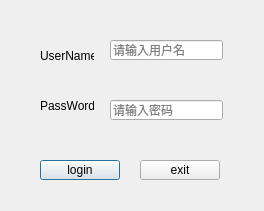
<?xml version="1.0" encoding="UTF-8"?>
<ui version="4.0">
 <class>LoginDlg</class>
 <widget class="QDialog" name="LoginDlg">
  <property name="geometry">
   <rect>
    <x>0</x>
    <y>0</y>
    <width>264</width>
    <height>211</height>
   </rect>
  </property>
  <property name="windowTitle">
   <string>Dialog</string>
  </property>
  <widget class="QPushButton" name="loginPushBtn">
   <property name="geometry">
    <rect>
     <x>40</x>
     <y>160</y>
     <width>80</width>
     <height>20</height>
    </rect>
   </property>
   <property name="text">
    <string>login</string>
   </property>
  </widget>
  <widget class="QLabel" name="userLabel">
   <property name="geometry">
    <rect>
     <x>40</x>
     <y>50</y>
     <width>54</width>
     <height>12</height>
    </rect>
   </property>
   <property name="text">
    <string>UserName</string>
   </property>
  </widget>
  <widget class="QLabel" name="pwdLabel">
   <property name="geometry">
    <rect>
     <x>40</x>
     <y>100</y>
     <width>54</width>
     <height>12</height>
    </rect>
   </property>
   <property name="text">
    <string>PassWord</string>
   </property>
  </widget>
  <widget class="QLineEdit" name="userLineEdit">
   <property name="geometry">
    <rect>
     <x>110</x>
     <y>40</y>
     <width>113</width>
     <height>20</height>
    </rect>
   </property>
   <property name="placeholderText">
    <string>请输入用户名</string>
   </property>
  </widget>
  <widget class="QLineEdit" name="pwdLineEdit">
   <property name="geometry">
    <rect>
     <x>110</x>
     <y>100</y>
     <width>113</width>
     <height>20</height>
    </rect>
   </property>
   <property name="echoMode">
    <enum>QLineEdit::Password</enum>
   </property>
   <property name="placeholderText">
    <string>请输入密码</string>
   </property>
  </widget>
  <widget class="QPushButton" name="exitPushBtn">
   <property name="geometry">
    <rect>
     <x>140</x>
     <y>160</y>
     <width>80</width>
     <height>20</height>
    </rect>
   </property>
   <property name="text">
    <string>exit</string>
   </property>
  </widget>
 </widget>
 <resources/>
 <connections>
  <connection>
   <sender>exitPushBtn</sender>
   <signal>clicked()</signal>
   <receiver>LoginDlg</receiver>
   <slot>close()</slot>
   <hints>
    <hint type="sourcelabel">
     <x>198</x>
     <y>167</y>
    </hint>
    <hint type="destinationlabel">
     <x>239</x>
     <y>172</y>
    </hint>
   </hints>
  </connection>
 </connections>
</ui>
